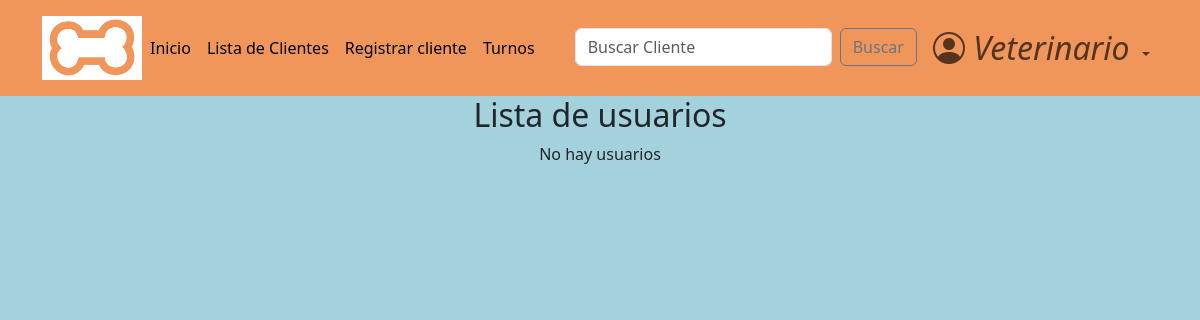
The app's page /accounts/list_users/ (signed in), older data.
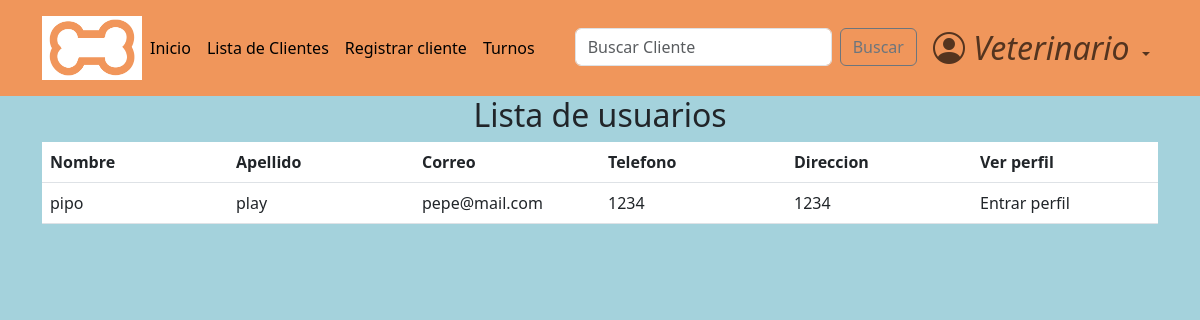
The same page, newer data.
### accounts/models.py (models this page shows, shortened)
class CustomUser(AbstractBaseUser, PermissionsMixin):
    email = models.EmailField(
        verbose_name="email",
        unique=True,
        max_length=40,
        error_messages={"unique":'El mail ya se encuentra registrado. Por favor ingrese otro.'}
    )
    name = models.CharField(
        max_length=30
    )
    surname = models.CharField(
        max_length=30,
        blank=True,
        null=True
    )
    address = models.CharField(
        max_length=30,
        blank=True,
        null=True
    )
    telephone = models.SlugField(
        max_length=15,
        blank=True,
        null=True,
    )
    is_active = models.BooleanField(
        default=True,
    )
    is_staff = models.BooleanField(
        default=False,
    )
    is_admin = models.BooleanField(
        default=False,
    )
    last_login = models.DateTimeField(
        verbose_name="last login",
        default=datetime.datetime.now,
    )
    is_veterinario = models.BooleanField(
        default=False,
    )
    USERNAME_FIELD = "email"    #variable por la cual se ingresa, dice username pero seria como 'campo que representa el inicio de sesion'
    REQUIRED_FIELDS = ['name',]    #no permite registros si no tiene estos campos completos
    objects = CustomUserManager()

### accounts/views.py (the view)
# urls.py: path('list_users/', views.list_users, name='list_users'),
@login_required
def list_users(request):
    if not request.user.is_authenticated:
        return redirect('login')
    if not request.user.is_veterinario:
        return redirect('home')
    users = CustomUser.objects.filter(is_veterinario=False, is_admin=False)
    return render(request, 'list_users.html', {'users': users})

### accounts/templates/list_users.html (shortened to what this page needs)
{% extends 'base.html' %}
{% block content %}
<main>
    <div class="container">
        <div class="row">
            <div class="col-md-12">
                <h2 class="text-center">Lista de usuarios</h2>
                <table class="table table-hover">
                    {% if users.exists %}
                    <thead>
                        <tr>
                            <th>Nombre</th>
                            <th>Apellido</th>
                            <th>Correo</th>
                            <th>Telefono</th>
                            <th>Direccion</th>
                            <th>Ver perfil</th>
                        </tr>
                    </thead>
                    <tbody>
                        {% for user in users %}
                            <tr>
                                <td>{{ user.name }}</td>
                                <td>{{ user.surname }}</td>
                                <td>{{ user.email }}</td>
                                <td>{{ user.telephone }}</td>
                                <td>{{ user.address}}</td>
                                <td>
                                            <a class="dropdown-item" href="{% url 'profile' user.id %}">Entrar perfil</a>
                                </td>
                            </tr>
                        {% endfor %}
                    </tbody>
                    {% else %}
                    <p style="text-align:center;">
                        No hay usuarios
                    </p>
                    {% endif %}
                </table>
            </div>
        </div>
    </div>
</main>
{% endblock content %}

Row changes from the older to the newer data that the page shows:
added CustomUser: name "pipo", surname "play", email "pepe@mail.com", telephone "1234", address "1234"
Text that changed along with them:
text no longer shown: "No hay usuarios"
text now shown: "Nombre Apellido Correo Telefono Direccion Ver perfil"
